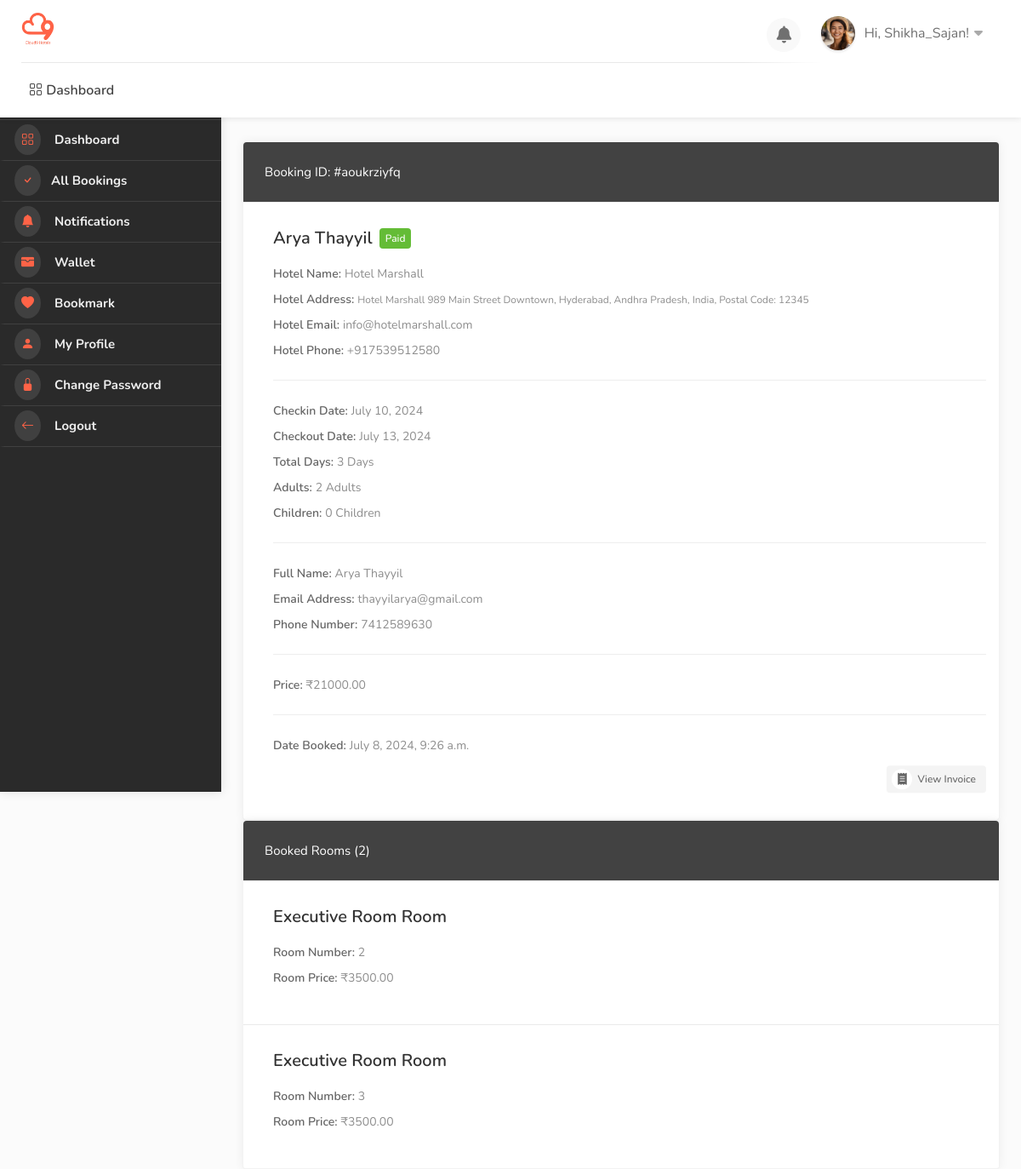
The page /dashboard/booking-detail/aoukrziyfq/ (signed in) on the database its author committed.
### userauths/models.py (models this page shows, shortened)
class User(AbstractUser):
    full_name = models.CharField(max_length=500, null=True, blank=True)
    username = models.CharField(max_length=500, unique=True, null=True, blank=True)
    email = models.EmailField(unique=True)
    phone = models.CharField(max_length=100, null=True, blank=True)
    gender = models.CharField(max_length=20, choices=GENDER, default="Male")
    otp = models.CharField(max_length=100, null=True, blank=True)
    USERNAME_FIELD = 'email'
    REQUIRED_FIELDS = ['username']

class Profile(models.Model):
    pid = ShortUUIDField(length=7, max_length=25, alphabet="abcdefghijklmnopqrstuvwxyz123")
    image = models.FileField(upload_to=user_directory_path, default="default.jpg", null=True, blank=True)
    user = models.OneToOneField(User, on_delete=models.CASCADE)
    full_name = models.CharField(max_length=500, null=True, blank=True)
    phone = models.CharField(max_length=100, null=True, blank=True)
    gender = models.CharField(max_length=20, choices=GENDER, default="Male")
    address = models.CharField(max_length=100, null=True, blank=True)
    city = models.CharField(max_length=100, null=True, blank=True)
    state = models.CharField(max_length=100, null=True, blank=True)
    country = models.CharField(max_length=1000, null=True, blank=True)
    identity_type = models.CharField(max_length=200, choices=IDENTITY_TYPE, null=True, blank=True)
    identity_image = models.FileField(upload_to=user_directory_path, default="id.jpg", null=True, blank=True)
    facebook = models.URLField(default="https://facebook.com/", null=True, blank=True)
    twitter = models.URLField(default="https://twitter.com/", null=True, blank=True)
    wallet = models.DecimalField(max_digits=12, decimal_places=2, default=0.00)
    verified = models.BooleanField(default=False)
    date = models.DateTimeField(auto_now_add=True)
    class Meta:
        ordering = ['-date']

### hotel/models.py (models this page shows, shortened)
class Booking(models.Model):
    user = models.ForeignKey(User, on_delete=models.SET_NULL, null=True, blank=True)
    payment_status = models.CharField(max_length=100, choices=PAYMENT_STATUS)
    coupons = models.ManyToManyField("hotel.Coupon", blank=True)
    full_name = models.CharField(max_length=1000)
    email = models.EmailField(max_length=1000)
    phone = models.CharField(max_length=1000)
    hotel = models.ForeignKey(Hotel, on_delete=models.SET_NULL, null=True, blank=True)
    room_type = models.ForeignKey(RoomType, on_delete=models.SET_NULL, null=True, blank=True)
    room = models.ManyToManyField(Room)
    before_discount = models.DecimalField(max_digits=12, decimal_places=2, default=0.00)
    total = models.DecimalField(max_digits=12, decimal_places=2, default=0.00)
    saved = models.DecimalField(max_digits=12, decimal_places=2, default=0.00)
    check_in_date = models.DateField()
    check_out_date = models.DateField()
    total_days = models.PositiveIntegerField(default=0)
    num_adults = models.PositiveIntegerField(default=1)
    num_children = models.PositiveIntegerField(default=0)
    checked_in = models.BooleanField(default=False)
    checked_out = models.BooleanField(default=False)
    is_active = models.BooleanField(default=False)
    checked_in_tracker = models.BooleanField(default=False)
    checked_out_tracker = models.BooleanField(default=False)
    date = models.DateTimeField(auto_now_add=True)
    stripe_payment_intent = models.CharField(max_length=1000, null=True, blank=True)
    success_id = ShortUUIDField(length=10, max_length=20, alphabet="abcdefghijklmnopqrstuvwxyz", null=True, blank=True)
    booking_id = ShortUUIDField(unique=True, length=10, max_length=20, alphabet="abcdefghijklmnopqrstuvwxyz")

class Hotel(models.Model):
    user = models.ForeignKey(User, on_delete=models.SET_NULL, null=True)
    name = models.CharField(max_length=100)
    description = CKEditor5Field(null=True, blank=True, config_name='extends')
    image = models.FileField(upload_to="hotel_gallery")
    address = models.CharField(max_length=200)
    mobile = models.CharField(max_length=200)
    email = models.EmailField(max_length=100)
    status = models.CharField(max_length=20, choices=HOTEL_STATUS, default="Live")
    tags = TaggableManager(blank=True)
    views = models.IntegerField(default=0)
    featured = models.BooleanField(default=False)
    hid = ShortUUIDField(unique=True, length=10, max_length=20, alphabet="abcdefghijklmnopqrstuvwxyz")
    slug = models.SlugField(unique=True)
    date = models.DateTimeField(auto_now_add=True)
    def hotel_gallery(self):
        return HotelGallery.objects.filter(hotel=self)

class Room(models.Model):
    hotel = models.ForeignKey(Hotel, on_delete=models.CASCADE)
    room_type = models.ForeignKey(RoomType, on_delete=models.CASCADE)
    room_number = models.CharField(max_length=1000)
    is_available = models.BooleanField(default=True)
    rid = ShortUUIDField(unique=True, length=10, max_length=20, alphabet="abcdefghijklmnopqrstuvwxyz")
    date = models.DateTimeField(auto_now_add=True)
    class Meta:
        verbose_name_plural = "Rooms"

class RoomType(models.Model):
    hotel = models.ForeignKey(Hotel, on_delete=models.CASCADE)
    type = models.CharField(max_length=50)
    price = models.DecimalField(max_digits=12, decimal_places=2, default=0.00)
    number_of_beds = models.PositiveIntegerField(default=0)
    room_capacity = models.PositiveIntegerField(default=0)
    rtid = ShortUUIDField(unique=True, length=10, max_length=20, alphabet="abcdefghijklmnopqrstuvwxyz")
    slug = models.SlugField(null=True, blank=True)
    date = models.DateTimeField(auto_now_add=True)
    class Meta:
        verbose_name_plural = "Room Type"

### user_dashboard/views.py (the view)
# urls.py: path("booking-detail/<booking_id>/", views.booking_detail, name="booking_detail"),
@login_required
def booking_detail(request, booking_id):
    booking = Booking.objects.get(booking_id=booking_id)
    context = {
        "booking": booking
    }
    return render(request, "user_dashboard/booking_detail.html", context)

### templates/user_dashboard/booking_detail.html (shortened to what this page needs)
{% extends 'partials/dashboard_base.html' %}
{% load static %}
{% block content %}
    <div id="dashboard">
        {% include 'partials/dashboard_sidebar.html' %}
        <div class="utf_dashboard_content">
            <div class="row">
                <div class="col-lg-6 col-md-12">
                  <div class="utf_dashboard_list_box margin-top-0">
                    <h4>Booking ID: #{{ booking.booking_id }}</h4>
                    <ul>
                      <li class="utf_approved_booking_listing">
                        <div class="utf_list_box_listing_item bookings">
                          <div class="utf_list_box_listing_item_content">
                            <div class="inner">
                              <h3>{{booking.full_name|title}} <span class="utf_booking_listing_status">{{booking.payment_status|title}}</span></h3>
                              <div class="utf_inner_booking_listing_list">
                                <h5>Hotel Name:</h5>
                                <ul class="utf_booking_listing_list">
                                  <li>{{booking.hotel.name}}</li>
                                </ul>
                              </div>
                              <div class="utf_inner_booking_listing_list">
                                <h5>Hotel Address:</h5>
                                <ul class="utf_booking_listing_list">
                                  <li><small>{{booking.hotel.address}}</small></li>
                                </ul>
                              </div>
                              <div class="utf_inner_booking_listing_list">
                                <h5>Hotel Email:</h5>
                                <ul class="utf_booking_listing_list">
                                  <li>{{booking.hotel.email}}</li>
                                </ul>
                              </div>
                              <div class="utf_inner_booking_listing_list">
                                <h5>Hotel Phone:</h5>
                                <ul class="utf_booking_listing_list">
                                  <li>{{booking.hotel.mobile}}</li>
                                </ul>
                              </div>
                              <hr>
                              <div class="utf_inner_booking_listing_list">
                                <h5>Checkin Date:</h5>
                                <ul class="utf_booking_listing_list">
                                  <li class="highlighted">{{booking.check_in_date}}</li>
                                </ul>
                              </div>
                              <div class="utf_inner_booking_listing_list">
                                <h5>Checkout Date:</h5>
                                <ul class="utf_booking_listing_list">
                                  <li class="highlighted">{{booking.check_out_date}}</li>
                                </ul>
                              </div>
                              <div class="utf_inner_booking_listing_list">
                                <h5>Total Days:</h5>
                                <ul class="utf_booking_listing_list">
                                  <li class="highlighted">{{ booking.total_days }} Days</li>
                                </ul>
                              </div>
                              <div class="utf_inner_booking_listing_list">
                                <h5>Adults:</h5>
                                <ul class="utf_booking_listing_list">
                                  <li class="highlighted">{{ booking.num_adults }} Adults</li>
                                </ul>
                              </div>
                              <div class="utf_inner_booking_listing_list">
                                <h5>Children:</h5>
                                <ul class="utf_booking_listing_list">
                                  <li class="highlighted">{{ booking.num_children }} Children</li>
                                </ul>
                              </div>
                              <hr>
                              <div class="utf_inner_booking_listing_list">
                                <h5>Full Name:</h5>
                                <ul class="utf_booking_listing_list">
                                  <li class="highlighted">{{booking.full_name|title}}</li>
                                </ul>
                              </div>
                              <div class="utf_inner_booking_listing_list">
                                <h5>Email Address:</h5>
                                <ul class="utf_booking_listing_list">
                                  <li class="highlighted">{{booking.email}}</li>
                                </ul>
                              </div>
                              <div class="utf_inner_booking_listing_list">
                                <h5>Phone Number:</h5>
                                <ul class="utf_booking_listing_list">
                                  <li class="highlighted">{{booking.phone}}</li>
                                </ul>
                              </div>
                              <hr>
                              <div class="utf_inner_booking_listing_list">
                                <h5>Price:</h5>
                                <ul class="utf_booking_listing_list">
                                  <li class="highlighted">₹{{booking.total|floatformat:2}}</li>
                                </ul>
                              </div>
                              <hr>
                              <div class="utf_inner_booking_listing_list">
                                <h5>Date Booked:</h5>
                                <ul class="utf_booking_listing_list">
                                  <li class="highlighted">{{booking.date}}</li>
                                </ul>
                              </div>
                            </div>
                          </div>
                        </div>
                        <div class="buttons-to-right "> <a href="#" class="button gray reject"><i class="fas fa-receipt "></i> View Invoice</a> </div>
                      </li>
                    </ul>
                  </div>
                </div>
                <div class="col-lg-6 col-md-12">
                    <div class="utf_dashboard_list_box margin-top-0">
                      <h4>Booked Rooms ({{ booking.room.all.count }})</h4>
                      <ul>
                        {% for r in booking.room.all %}
                        <li class="utf_approved_booking_listing">
                          <div class="utf_list_box_listing_item bookings">
                            <div class="utf_list_box_listing_item_content">
                              <div class="inner">
                                <h3>{{r.room_type.type}} Room </h3>
                                <div class="utf_inner_booking_listing_list">
                                  <h5>Room Number:</h5>
                                  <ul class="utf_booking_listing_list">
                                    <li>{{r.room_number}}</li>
                                  </ul>
                                </div>
                                <div class="utf_inner_booking_listing_list">
                                  <h5>Room Price:</h5>
                                  <ul class="utf_booking_listing_list">
                                    <li class="highlighted">₹{{r.room_type.price|floatformat:2}}</li>
                                  </ul>
                                </div>
                              </div>
                            </div>
                          </div>
                        </li>
                        {% endfor %}
                      </ul>
                    </div>
                  </div>
              </div>
        </div>
    </div>
{% endblock content %}

### templates/partials/dashboard_base.html (shortened to what this page needs)
{% load static %}
<!DOCTYPE html>
<html lang="zxx">
<head>
    <link rel="stylesheet" href="{% static 'css/stylesheet.css' %}">
    <link rel="stylesheet" href="{% static 'css/mmenu.css' %}">
    <link rel="stylesheet" href="{% static 'css/perfect-scrollbar.css' %}">
    <link rel="stylesheet" href="{% static 'css/style.css' %}" id="colors">
    <link rel="stylesheet" href="https://cdn.jsdelivr.net/npm/bootstrap-icons@1.10.5/font/bootstrap-icons.css">
    <link rel="stylesheet" href="https://cdnjs.cloudflare.com/ajax/libs/font-awesome/4.7.0/css/font-awesome.css" />
    <link rel="stylesheet" href="https://cdnjs.cloudflare.com/ajax/libs/font-awesome/6.0.0/css/all.min.css" />
    <link rel="stylesheet" href="https://cdn.jsdelivr.net/npm/@mdi/font@7.2.96/css/materialdesignicons.min.css">
    <link href='https://unpkg.com/boxicons@2.1.4/css/boxicons.min.css' rel='stylesheet'>
    <link rel="stylesheet" href="https://cdn.jsdelivr.net/npm/remixicon-ligatures@2.5.0/fonts/remixicon.min.css">
    <link href="https://cdn.jsdelivr.net/npm/remixicon@2.2.0/fonts/remixicon.css" rel="stylesheet">
</head>
<body>
    <div id="main_wrapper">
        <header id="header_part" class="fixed fullwidth_block dashboard">
            <div id="header" class="not-sticky">
                <div class="container">
                    <div class="utf_left_side">
                        <div id="logo"> <a href="{% url 'user_dashboard:dashboard' %}"><img src="{% static 'images/logo.png' %}" alt=""></a> </div>
                        <nav id="navigation" class="style_one">
                            <ul id="responsive">
                                <li><a href="{% url 'user_dashboard:dashboard' %}"> <i class="bi bi-grid"></i> Dashboard</a></li>
                            </ul>
                        </nav>
                        <div class="clearfix"></div>
                    </div>
                    <div class="utf_right_side">
                        <div class="header_widget">
                            <div class="dashboard_header_button_item {% if noti %} has-noti {% endif %} js-item-menu">
                                <i class="fas fa-bell"></i>
                            </div>
                            <div class="utf_user_menu">
                                <div class="utf_user_name"><span><img src="{{request.user.profile.image.url}}" alt=""></span>Hi, {{request.user.username|title}}!</div>
                            </div>
                        </div>
                    </div>
                </div>
            </div>
        </header>
        {% block content %}
        {% endblock content %}
    </div>
</body>
</html>

### rows shown on the page
User: user.profile.image (picture), user.username "Shikha_Sajan"
Booking: booking_id "aoukrziyfq", full_name "Arya Thayyil", payment_status "Paid", hotel.name "Hotel Marshall", hotel.address "Hotel Marshall 989 Main Street Downtown, Hyderabad, Andhra Pradesh, India, Postal Code: 12345", hotel.email "info@hotelmarshall.com", hotel.mobile "+917539512580", check_in_date "July 10, 2024", check_out_date "July 13, 2024", total_days "3", num_adults "2", num_children "0", email "thayyilarya@gmail.com", phone "7412589630", total "21000.00", date "July 8, 2024, 9:26 a.m.", room.all.count "2"
Room: room_type.type "Executive Room", room_number "2", room_type.price "3500.00"
Room: room_type.type "Executive Room", room_number "3", room_type.price "3500.00"
